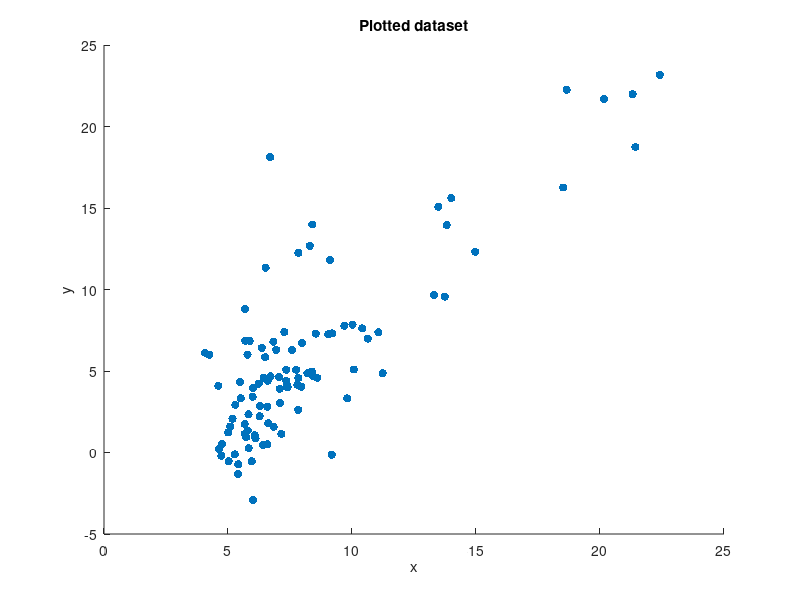

Reproduce this figure in MATLAB. (Note: this script raises an error after producing the figure.)
clear
clc

load('dataset.mat');
m = length(dataset(:,1));
X = [ones(m,1), dataset(:,1)];
x = dataset(:,1);
y = dataset(:,2);% separating the x and the y of the dataset
figure(1);
scatter(x,y,"filled") % did this just to see the layout of the data
title('Plotted dataset')
xlabel('x')
ylabel('y')

iter = 2500; % max number of iterations for calculating gradient descent
alpha = .01; % learning rate fo gradient descent



% Need to define the starting theta
theta = zeros(size(X,2),1);
[theta, J] = gradientDescent(X,y, theta, alpha, iter); %currently theta is not updating why?

fprintf('The calculated thetas are as follows:\n')
fprintf('\n%f\n%f',theta(1),theta(2))

figure(2);
scatter(x,y,"filled")
title('With linear regression equation')
xlabel('x')
ylabel('y')


hold on;
plot(X(:,2), X * theta, '-');
hold off;

figure(3);
plot(1: iter, J, '-b');
title('J vs Iteration$s ')